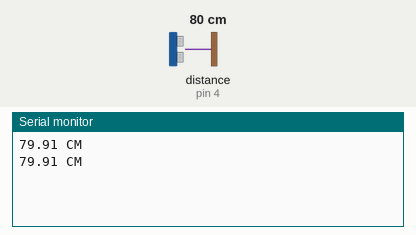
The sketch below on a simulated Arduino Uno, built with avr-gcc and run on an emulated ATmega328P. On the bench: the last lines printed to the serial monitor. Wiring (inferred from the names in the program): ultrasonic range finder: trigger pin 2; echo pin 4. The test bench sets the inputs (shaded band); at power-on: distance to the obstacle (sensor on pin 4) 80 cm. The echo pulse lasts 58.3 µs per cm.

Above: at 1.8 s.
1.9 s: distance to the obstacle (sensor on pin 4) set to 4 cm
At 2.8 s:
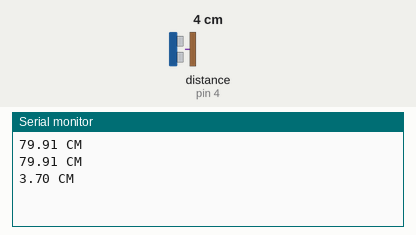
3.4 s: distance to the obstacle (sensor on pin 4) set to 2 cm
At 4.7 s:
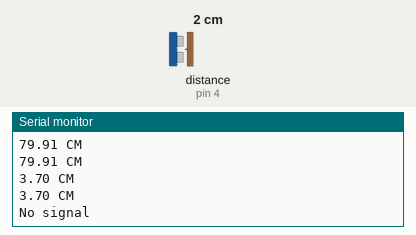

The sketch:

ultrasonic.ino
```cpp
#define trigpin 2
#define echopin 4

void setup() {
  Serial.begin(9600);
  pinMode(trigpin, OUTPUT);
  pinMode(echopin, INPUT);
}

void loop() {
  float duration, distance;
  digitalWrite(trigpin, LOW);
  delayMicroseconds(2);

  digitalWrite(trigpin, HIGH);
  delayMicroseconds(10);
  digitalWrite(trigpin, LOW);

 duration = pulseIn(echopin, HIGH);
 distance = (duration/2) * 0.0344;

 if(distance >= 400 || distance <=2){
  Serial.println("No signal");
  delay(500);
 } else {
 Serial.print(distance);
 Serial.println(" CM ");
 delay(500);
 }
 delay(500);
}
```

Measured:
- the behaviour switches between 3 and 2 cm on distance to the obstacle (sensor on pin 4) (found by bisection; images 1 and 2)
- after the input at 1.9 s, the serial monitor: prints a new line after 0.11 s (image 1)
- after the input at 3.4 s, the serial monitor: prints a new line after 0.61 s (image 2)
